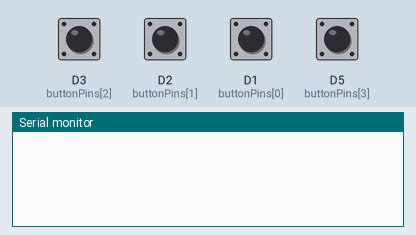
Recording of a program running on a simulated ESP8266 (NodeMCU). On the bench: the last lines printed to the serial monitor. The inputs (shaded band) are chosen by the test bench; at power-on: D1 (buttonPins[0]), D2 (buttonPins[1]), D3 (buttonPins[2]), D5 (buttonPins[3]) HIGH.

Above: at 1.2 s.
1.3 s: D3 (buttonPins[2]) pulled LOW for 0.15 s
At 2.4 s:
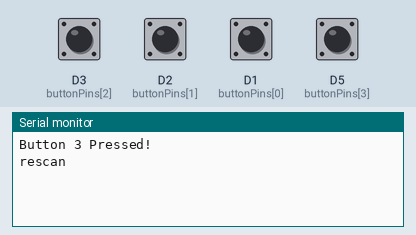
2.9 s: D2 (buttonPins[1]) pulled LOW for 0.15 s
At 3.6 s:
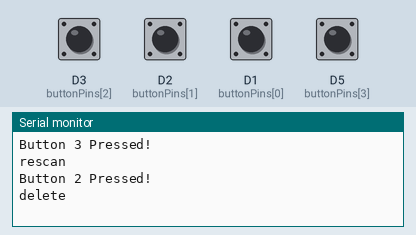
4.5 s: D1 (buttonPins[0]) pulled LOW for 0.15 s
At 4.9 s:
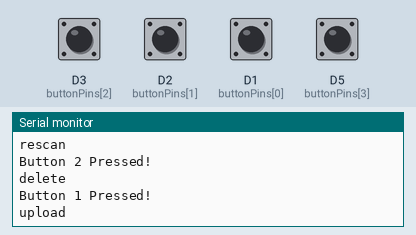
6.1 s: D5 (buttonPins[3]) pulled LOW for 0.15 s
At 7.3 s:
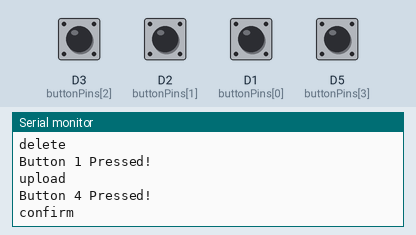
Timing chart, 0 to 8.7 s (numbered marks = the images above; inputs shaded):
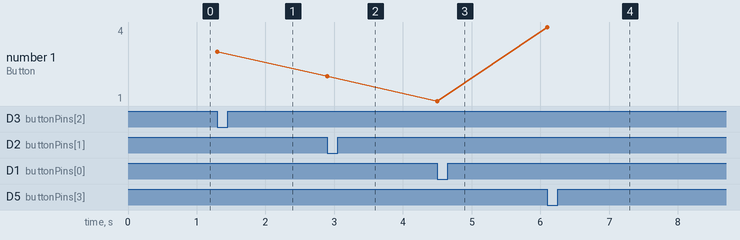

The program:

main.cpp
```cpp
#include <Arduino.h>


const int buttonPins[] = {D1, D2, D3, D5};
int buttonStates[4] = {0, 0, 0, 0};

void setup() {
    Serial.begin(115200);

    for (int i = 0; i < 4; i++) {
        pinMode(buttonPins[i], INPUT_PULLUP);
    }
}

void loop() {
    for (int i = 0; i < 4; i++) {
        buttonStates[i] = digitalRead(buttonPins[i]);

        if (buttonStates[i] == LOW) {
            Serial.print("Button ");
            Serial.print(i + 1);
            Serial.println(" Pressed!");

            switch (i) {
                case 0:
                    Serial.println("upload");
                    break;
                case 1:
                    Serial.println("delete");
                    break;
                case 2:
                    Serial.println("rescan");
                    break;
                case 3:
                    Serial.println("confirm");
                    break;
            }
            delay(1000);
        }
    }
}
```

Measured:
- after the input at 1.3 s, the serial monitor: prints a new line at once (image 1)
- after the input at 2.9 s, the serial monitor: prints a new line at once (image 2)
- after the input at 4.5 s, the serial monitor: prints a new line at once (image 3)
- after the input at 6.1 s, the serial monitor: prints a new line at once (image 4)
- plotted number 1: 3 → 2 after the input at 2.9 s, 2 → 1 after the input at 4.5 s, 1 → 4 after the input at 6.1 s
